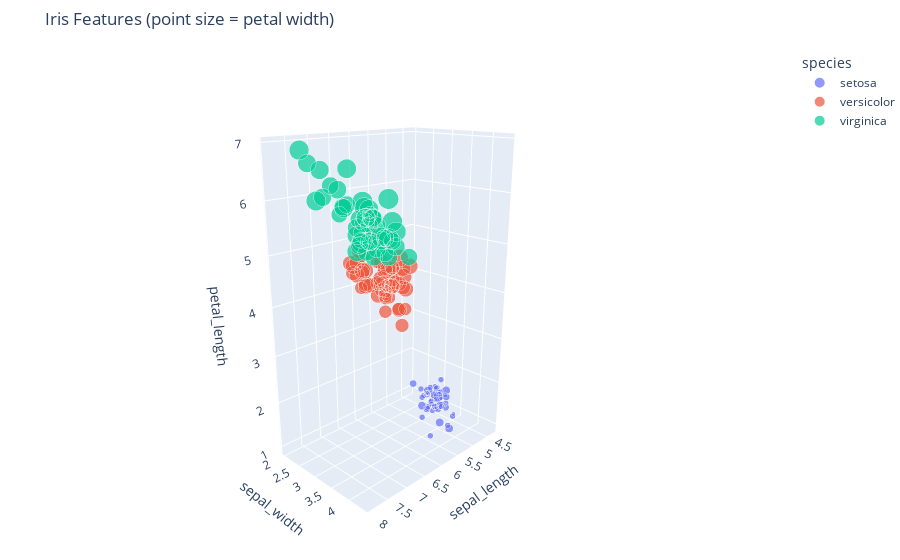

The notebook cell saved with this chart:
### Code cell
# NOTE: this doesn't render in GitHub - so there is a PNG version saved in this project called iris_features.png
# 3D plot to see how the features change per species - virginica and versicolor are more similar

fig = px.scatter_3d(
    iris_df,
    x="sepal_length",
    y="sepal_width",
    z="petal_length",
    size="petal_width",
    color="species",
    hover_name="species",
)
# change default zoom out to see the whole graph
# update margins to see the graph more easily
fig.update_layout(
    title="Iris Features (point size = petal width)",
    scene_camera={"eye": {"x": 2, "y": 2, "z": 1}},
    margin={"l": 0, "r": 0, "b": 5, "t": 50},
)
fig.show()

### Figure 1 — Plotly figure (JSON) as saved in the notebook; plotly's stock layout.template omitted (floating-point values rounded to 4 significant figures)
{"data": [{"hovertemplate": "<b>%{hovertext}</b><br><br>species=setosa<br>sepal_length=%{x}<br>sepal_width=%{y}<br>petal_length=%{z}<br>petal_width=%{marker.size}<extra></extra>", "hovertext": ["setosa", "setosa", "setosa", "setosa", "setosa", "setosa", "setosa", "setosa", "setosa", "setosa", "setosa", "setosa", "setosa", "setosa", "setosa", "setosa", "setosa", "setosa", "setosa", "setosa", "setosa", "setosa", "setosa", "setosa", "setosa", "setosa", "setosa", "setosa", "setosa", "setosa", "setosa", "setosa", "setosa", "setosa", "setosa", "setosa", "setosa", "setosa", "setosa", "setosa", "setosa", "setosa", "setosa", "setosa", "setosa", "setosa", "setosa", "setosa", "setosa", "setosa"], "legendgroup": "setosa", "marker": {"color": "#636efa", "size": [0.2, 0.2, 0.2, 0.2, 0.2, 0.4, 0.3, 0.2, 0.2, 0.1, 0.2, 0.2, 0.1, 0.1, 0.2, 0.4, 0.4, 0.3, 0.3, 0.3, 0.2, 0.4, 0.2, 0.5, 0.2, 0.2, 0.4, 0.2, 0.2, 0.2, 0.2, 0.4, 0.1, 0.2, 0.2, 0.2, 0.2, 0.1, 0.2, 0.2, 0.3, 0.3, 0.2, 0.6, 0.4, 0.3, 0.2, 0.2, 0.2, 0.2], "sizemode": "area", "sizeref": 0.00625, "symbol": "circle"}, "mode": "markers", "name": "setosa", "scene": "scene", "showlegend": true, "type": "scatter3d", "x": [5.1, 4.9, 4.7, 4.6, 5, 5.4, 4.6, 5, 4.4, 4.9, 5.4, 4.8, 4.8, 4.3, 5.8, 5.7, 5.4, 5.1, 5.7, 5.1, 5.4, 5.1, 4.6, 5.1, 4.8, 5, 5, 5.2, 5.2, 4.7, 4.8, 5.4, 5.2, 5.5, 4.9, 5, 5.5, 4.9, 4.4, 5.1, 5, 4.5, 4.4, 5, 5.1, 4.8, 5.1, 4.6, 5.3, 5], "y": [3.5, 3, 3.2, 3.1, 3.6, 3.9, 3.4, 3.4, 2.9, 3.1, 3.7, 3.4, 3, 3, 4, 4.4, 3.9, 3.5, 3.8, 3.8, 3.4, 3.7, 3.6, 3.3, 3.4, 3, 3.4, 3.5, 3.4, 3.2, 3.1, 3.4, 4.1, 4.2, 3.1, 3.2, 3.5, 3.6, 3, 3.4, 3.5, 2.3, 3.2, 3.5, 3.8, 3, 3.8, 3.2, 3.7, 3.3], "z": [1.4, 1.4, 1.3, 1.5, 1.4, 1.7, 1.4, 1.5, 1.4, 1.5, 1.5, 1.6, 1.4, 1.1, 1.2, 1.5, 1.3, 1.4, 1.7, 1.5, 1.7, 1.5, 1, 1.7, 1.9, 1.6, 1.6, 1.5, 1.4, 1.6, 1.6, 1.5, 1.5, 1.4, 1.5, 1.2, 1.3, 1.4, 1.3, 1.5, 1.3, 1.3, 1.3, 1.6, 1.9, 1.4, 1.6, 1.4, 1.5, 1.4]}, {"hovertemplate": "<b>%{hovertext}</b><br><br>species=versicolor<br>sepal_length=%{x}<br>sepal_width=%{y}<br>petal_length=%{z}<br>petal_width=%{marker.size}<extra></extra>", "hovertext": ["versicolor", "versicolor", "versicolor", "versicolor", "versicolor", "versicolor", "versicolor", "versicolor", "versicolor", "versicolor", "versicolor", "versicolor", "versicolor", "versicolor", "versicolor", "versicolor", "versicolor", "versicolor", "versicolor", "versicolor", "versicolor", "versicolor", "versicolor", "versicolor", "versicolor", "versicolor", "versicolor", "versicolor", "versicolor", "versicolor", "versicolor", "versicolor", "versicolor", "versicolor", "versicolor", "versicolor", "versicolor", "versicolor", "versicolor", "versicolor", "versicolor", "versicolor", "versicolor", "versicolor", "versicolor", "versicolor", "versicolor", "versicolor", "versicolor", "versicolor"], "legendgroup": "versicolor", "marker": {"color": "#EF553B", "size": [1.4, 1.5, 1.5, 1.3, 1.5, 1.3, 1.6, 1, 1.3, 1.4, 1, 1.5, 1, 1.4, 1.3, 1.4, 1.5, 1, 1.5, 1.1, 1.8, 1.3, 1.5, 1.2, 1.3, 1.4, 1.4, 1.7, 1.5, 1, 1.1, 1, 1.2, 1.6, 1.5, 1.6, 1.5, 1.3, 1.3, 1.3, 1.2, 1.4, 1.2, 1, 1.3, 1.2, 1.3, 1.3, 1.1, 1.3], "sizemode": "area", "sizeref": 0.00625, "symbol": "circle"}, "mode": "markers", "name": "versicolor", "scene": "scene", "showlegend": true, "type": "scatter3d", "x": [7, 6.4, 6.9, 5.5, 6.5, 5.7, 6.3, 4.9, 6.6, 5.2, 5, 5.9, 6, 6.1, 5.6, 6.7, 5.6, 5.8, 6.2, 5.6, 5.9, 6.1, 6.3, 6.1, 6.4, 6.6, 6.8, 6.7, 6, 5.7, 5.5, 5.5, 5.8, 6, 5.4, 6, 6.7, 6.3, 5.6, 5.5, 5.5, 6.1, 5.8, 5, 5.6, 5.7, 5.7, 6.2, 5.1, 5.7], "y": [3.2, 3.2, 3.1, 2.3, 2.8, 2.8, 3.3, 2.4, 2.9, 2.7, 2, 3, 2.2, 2.9, 2.9, 3.1, 3, 2.7, 2.2, 2.5, 3.2, 2.8, 2.5, 2.8, 2.9, 3, 2.8, 3, 2.9, 2.6, 2.4, 2.4, 2.7, 2.7, 3, 3.4, 3.1, 2.3, 3, 2.5, 2.6, 3, 2.6, 2.3, 2.7, 3, 2.9, 2.9, 2.5, 2.8], "z": [4.7, 4.5, 4.9, 4, 4.6, 4.5, 4.7, 3.3, 4.6, 3.9, 3.5, 4.2, 4, 4.7, 3.6, 4.4, 4.5, 4.1, 4.5, 3.9, 4.8, 4, 4.9, 4.7, 4.3, 4.4, 4.8, 5, 4.5, 3.5, 3.8, 3.7, 3.9, 5.1, 4.5, 4.5, 4.7, 4.4, 4.1, 4, 4.4, 4.6, 4, 3.3, 4.2, 4.2, 4.2, 4.3, 3, 4.1]}, {"hovertemplate": "<b>%{hovertext}</b><br><br>species=virginica<br>sepal_length=%{x}<br>sepal_width=%{y}<br>petal_length=%{z}<br>petal_width=%{marker.size}<extra></extra>", "hovertext": ["virginica", "virginica", "virginica", "virginica", "virginica", "virginica", "virginica", "virginica", "virginica", "virginica", "virginica", "virginica", "virginica", "virginica", "virginica", "virginica", "virginica", "virginica", "virginica", "virginica", "virginica", "virginica", "virginica", "virginica", "virginica", "virginica", "virginica", "virginica", "virginica", "virginica", "virginica", "virginica", "virginica", "virginica", "virginica", "virginica", "virginica", "virginica", "virginica", "virginica", "virginica", "virginica", "virginica", "virginica", "virginica", "virginica", "virginica", "virginica", "virginica", "virginica"], "legendgroup": "virginica", "marker": {"color": "#00cc96", "size": [2.5, 1.9, 2.1, 1.8, 2.2, 2.1, 1.7, 1.8, 1.8, 2.5, 2, 1.9, 2.1, 2, 2.4, 2.3, 1.8, 2.2, 2.3, 1.5, 2.3, 2, 2, 1.8, 2.1, 1.8, 1.8, 1.8, 2.1, 1.6, 1.9, 2, 2.2, 1.5, 1.4, 2.3, 2.4, 1.8, 1.8, 2.1, 2.4, 2.3, 1.9, 2.3, 2.5, 2.3, 1.9, 2, 2.3, 1.8], "sizemode": "area", "sizeref": 0.00625, "symbol": "circle"}, "mode": "markers", "name": "virginica", "scene": "scene", "showlegend": true, "type": "scatter3d", "x": [6.3, 5.8, 7.1, 6.3, 6.5, 7.6, 4.9, 7.3, 6.7, 7.2, 6.5, 6.4, 6.8, 5.7, 5.8, 6.4, 6.5, 7.7, 7.7, 6, 6.9, 5.6, 7.7, 6.3, 6.7, 7.2, 6.2, 6.1, 6.4, 7.2, 7.4, 7.9, 6.4, 6.3, 6.1, 7.7, 6.3, 6.4, 6, 6.9, 6.7, 6.9, 5.8, 6.8, 6.7, 6.7, 6.3, 6.5, 6.2, 5.9], "y": [3.3, 2.7, 3, 2.9, 3, 3, 2.5, 2.9, 2.5, 3.6, 3.2, 2.7, 3, 2.5, 2.8, 3.2, 3, 3.8, 2.6, 2.2, 3.2, 2.8, 2.8, 2.7, 3.3, 3.2, 2.8, 3, 2.8, 3, 2.8, 3.8, 2.8, 2.8, 2.6, 3, 3.4, 3.1, 3, 3.1, 3.1, 3.1, 2.7, 3.2, 3.3, 3, 2.5, 3, 3.4, 3], "z": [6, 5.1, 5.9, 5.6, 5.8, 6.6, 4.5, 6.3, 5.8, 6.1, 5.1, 5.3, 5.5, 5, 5.1, 5.3, 5.5, 6.7, 6.9, 5, 5.7, 4.9, 6.7, 4.9, 5.7, 6, 4.8, 4.9, 5.6, 5.8, 6.1, 6.4, 5.6, 5.1, 5.6, 6.1, 5.6, 5.5, 4.8, 5.4, 5.6, 5.1, 5.1, 5.9, 5.7, 5.2, 5, 5.2, 5.4, 5.1]}], "layout": {"legend": {"itemsizing": "constant", "title": {"text": "species"}, "tracegroupgap": 0}, "margin": {"b": 5, "l": 0, "r": 0, "t": 50}, "scene": {"camera": {"eye": {"x": 2, "y": 2, "z": 1}}, "domain": {"x": [0, 1], "y": [0, 1]}, "xaxis": {"title": {"text": "sepal_length"}}, "yaxis": {"title": {"text": "sepal_width"}}, "zaxis": {"title": {"text": "petal_length"}}}, "title": {"text": "Iris Features (point size = petal width)"}}}
